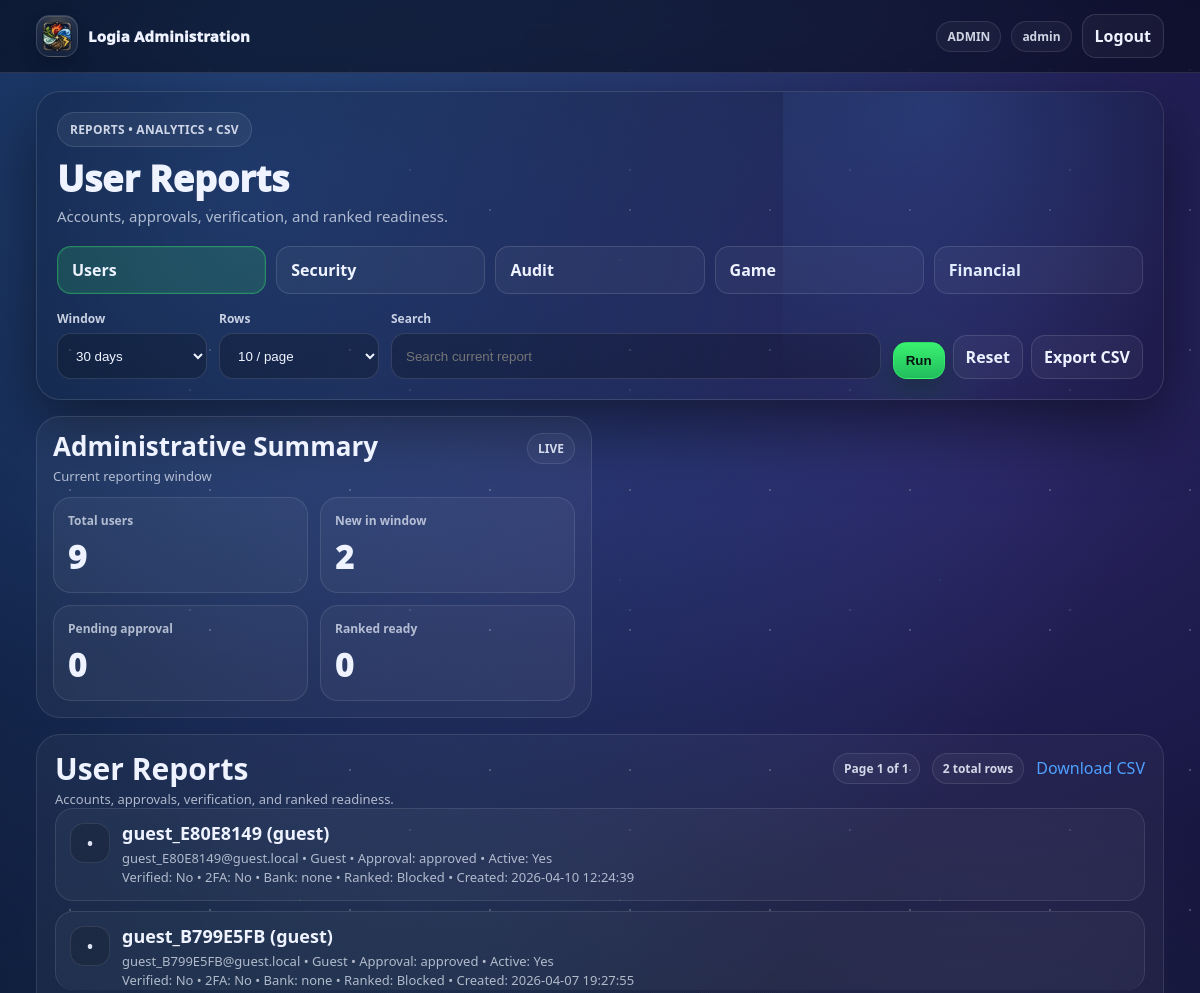
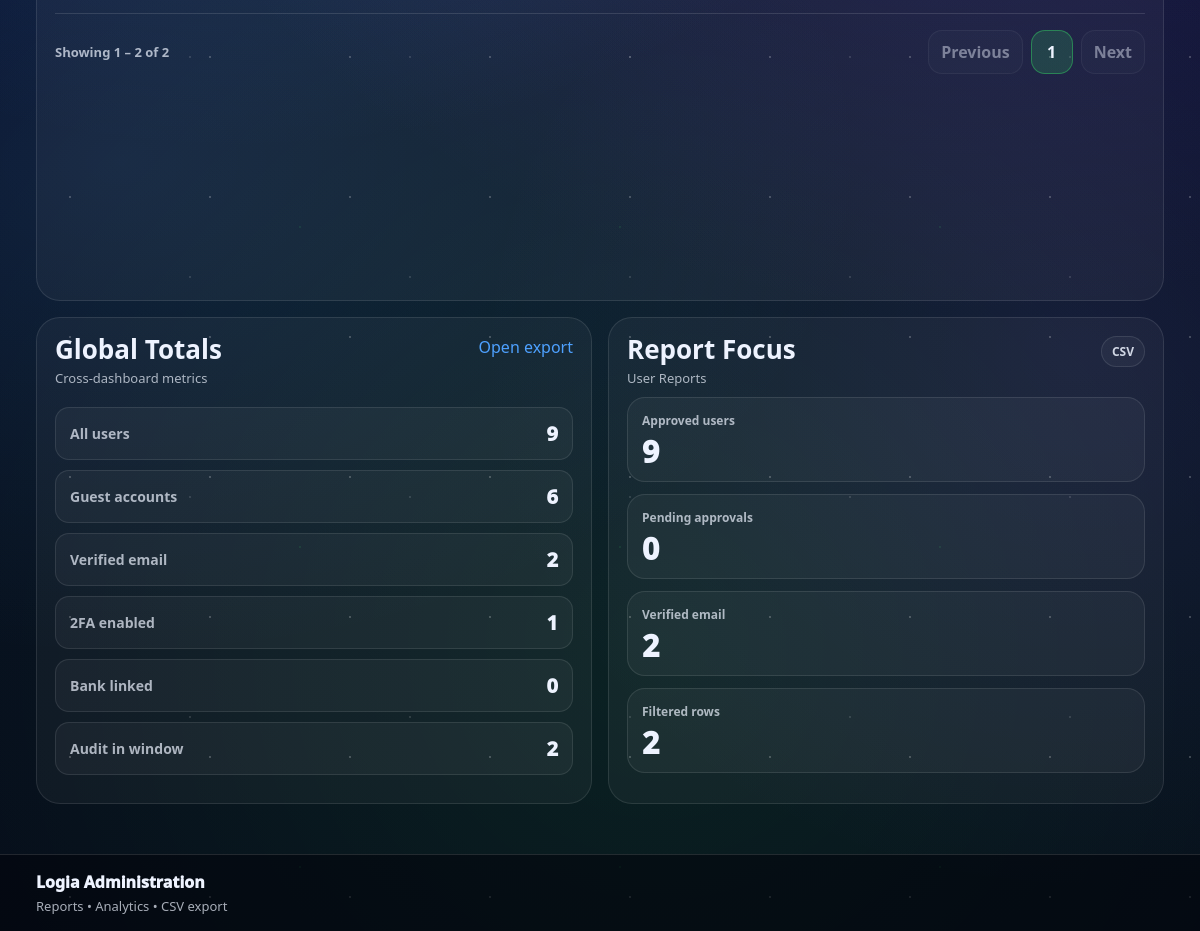
Page /admin/reports.php (signed in) on the earlier database version (2 pictures, top to bottom).
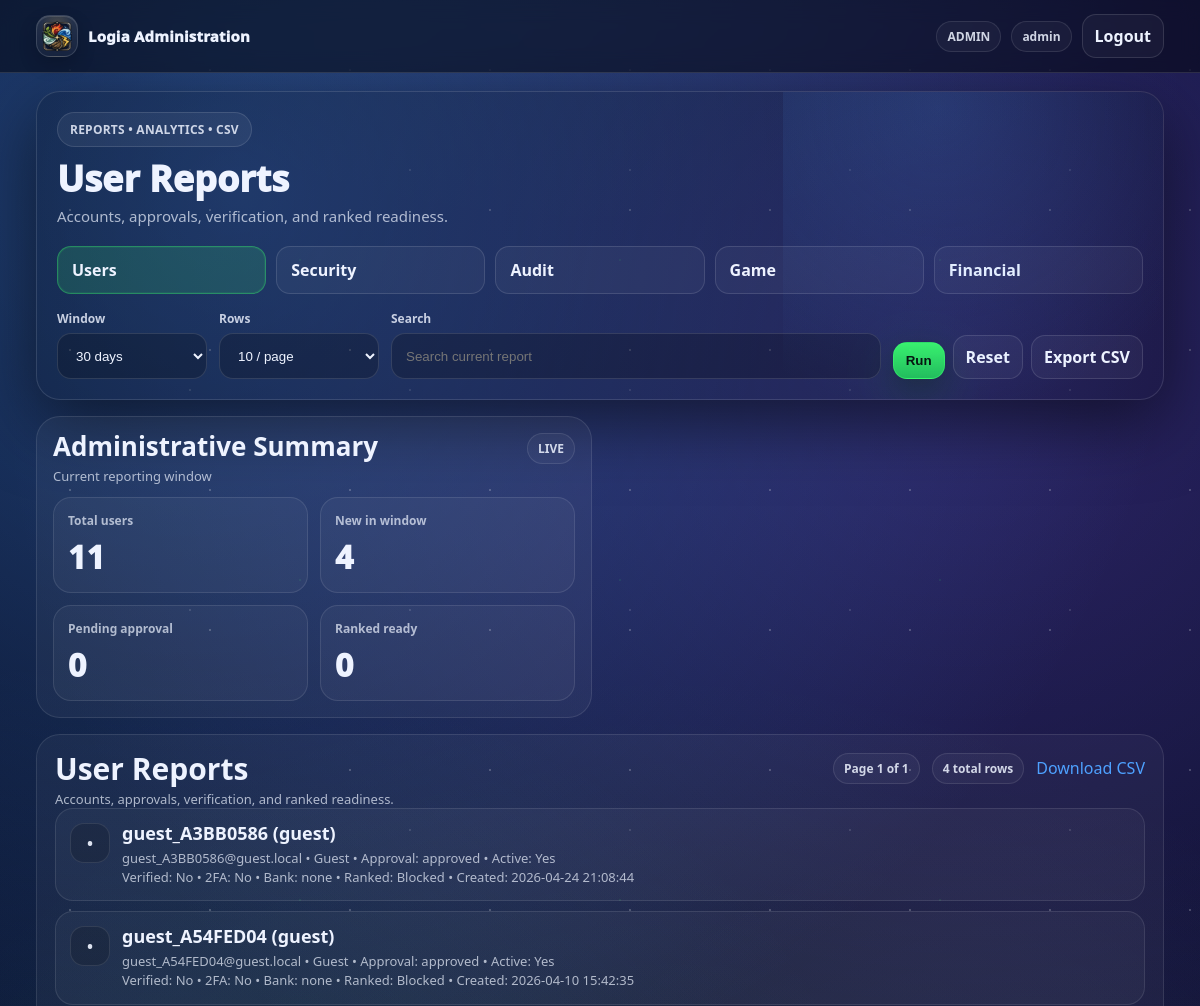
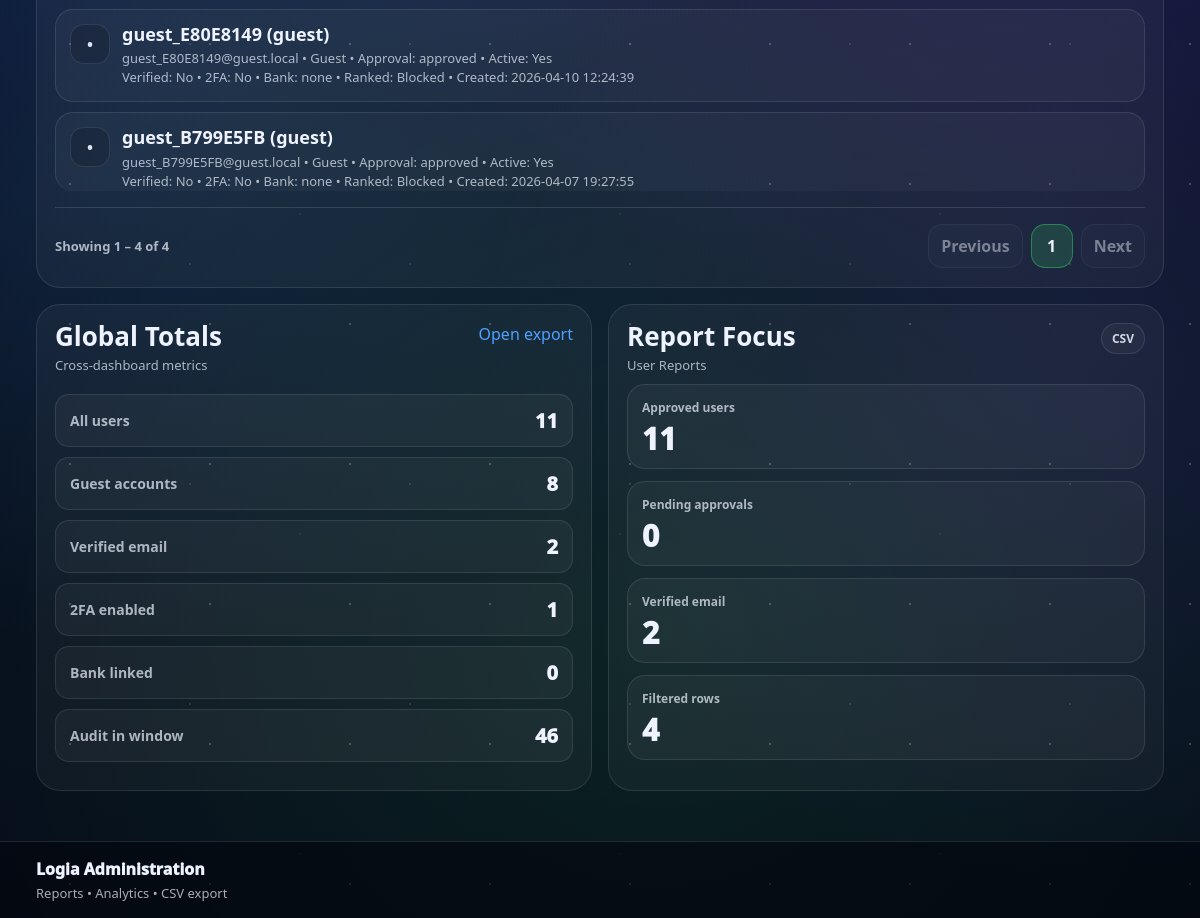
Same page on the later database version (2 pictures, top to bottom).
### tables this page shows
CREATE TABLE `users` (
  `id` bigint UNSIGNED NOT NULL,
  `username` varchar(32) NOT NULL,
  `email` varchar(255) NOT NULL,
  `password_hash` varchar(255) NOT NULL,
  `display_name` varchar(64) DEFAULT NULL,
  `email_verified_at` datetime DEFAULT NULL,
  `failed_login_attempts` int NOT NULL DEFAULT '0',
  `security_challenge_required` tinyint(1) NOT NULL DEFAULT '0',
  `last_failed_login_at` datetime DEFAULT NULL,
  `approval_status` enum('pending','approved','rejected') NOT NULL DEFAULT 'pending',
  `approved_by` bigint UNSIGNED DEFAULT NULL,
  `approved_at` datetime DEFAULT NULL,
  `rejected_reason` varchar(255) DEFAULT NULL,
  `is_active` tinyint(1) NOT NULL DEFAULT '1',
  `is_guest` tinyint(1) NOT NULL DEFAULT '0',
  `banned_until` datetime DEFAULT NULL,
  `bank_link_status` enum('none','pending','linked','failed') NOT NULL DEFAULT 'none',
  `bank_linked_at` datetime DEFAULT NULL,
  `appearance_mode` enum('default','dark','light') NOT NULL DEFAULT 'default',
  `last_login_at` datetime DEFAULT NULL,
  `created_at` datetime NOT NULL DEFAULT CURRENT_TIMESTAMP,
  `updated_at` datetime NOT NULL DEFAULT CURRENT_TIMESTAMP ON UPDATE CURRENT_TIMESTAMP,
  `level` int DEFAULT '1',
  `exp` int DEFAULT '0',
  `exp_to_next` int DEFAULT '100',
  `credits` int DEFAULT '0',
  `ranked_unlocked` tinyint(1) NOT NULL DEFAULT '0',
  `matches_played` int DEFAULT '0',
  `matches_won` int DEFAULT '0',
  `bio` text,
  `avatar_path` varchar(255) DEFAULT NULL,
  `favorite_deck` varchar(100) DEFAULT NULL,
  `tagline` varchar(120) DEFAULT NULL
);

### includes/helpers.php (called while the page is built, shortened)
<?php
function h($s): string {
  return htmlspecialchars((string)$s, ENT_QUOTES, 'UTF-8');
}
function base_path(): string {
  return '/cardgame';
}

### admin/reports.php (the view, shortened to what the changed rows need)
<?php
require_once __DIR__ . "/../includes/helpers.php";
require_once __DIR__ . "/../includes/auth.php";
$bp = base_path();
$type    = trim((string)($_GET['type'] ?? 'users'));
$q       = trim((string)($_GET['q'] ?? ''));
$action  = trim((string)($_GET['action'] ?? ''));
$days    = (int)($_GET['days'] ?? 30);
$page    = max(1, (int)($_GET['page'] ?? 1));
$perPage = (int)($_GET['per_page'] ?? 10);
function qv(mysqli $mysqli, string $sql): int {
  $res = $mysqli->query($sql);
  $row = $res ? $res->fetch_assoc() : null;
  return (int)($row['c'] ?? 0);
}
function bind_and_fetch(mysqli $mysqli, string $sql, string $types = '', array $params = []): array {
  $stmt = $mysqli->prepare($sql);
  if ($types !== '') {
    $stmt->bind_param($types, ...$params);
  }
  $stmt->execute();
  $rows = $stmt->get_result()->fetch_all(MYSQLI_ASSOC);
  return $rows;
}
function bind_and_count(mysqli $mysqli, string $sql, string $types = '', array $params = []): int {
  $stmt = $mysqli->prepare($sql);
  if ($types !== '') {
    $stmt->bind_param($types, ...$params);
  }
  $stmt->execute();
  $row = $stmt->get_result()->fetch_assoc();
  return (int)($row['c'] ?? 0);
}
function report_href(string $bp, string $type, int $days, string $q, string $action, int $page, int $perPage): string {
  $params = [
    'type' => $type,
    'days' => $days,
    'page' => max(1, $page),
    'per_page' => $perPage,
  ];
  return $bp . '/admin/reports.php?' . http_build_query($params);
}
$cutoffSql = "NOW() - INTERVAL {$days} DAY";
$totalUsers       = qv($mysqli, "SELECT COUNT(*) c FROM users");
$newUsers         = qv($mysqli, "SELECT COUNT(*) c FROM users WHERE created_at >= ({$cutoffSql})");
$guestUsers       = qv($mysqli, "SELECT COUNT(*) c FROM users WHERE is_guest = 1");
$approvedUsers    = qv($mysqli, "SELECT COUNT(*) c FROM users WHERE approval_status = 'approved'");
$pendingUsers     = qv($mysqli, "SELECT COUNT(*) c FROM users WHERE approval_status = 'pending'");
$verifiedUsers    = qv($mysqli, "SELECT COUNT(*) c FROM users WHERE email_verified_at IS NOT NULL");
$auditCount       = qv($mysqli, "SELECT COUNT(*) c FROM audit_logs WHERE created_at >= ({$cutoffSql})");
$rankedReadyCount = qv($mysqli, "
  SELECT COUNT(*) c
  FROM users u
  LEFT JOIN two_factor_secrets t ON t.user_id = u.id
  WHERE u.is_guest = 0
    AND u.is_active = 1
    AND u.approval_status = 'approved'
    AND u.email_verified_at IS NOT NULL
    AND u.bank_link_status = 'linked'
    AND COALESCE(t.is_enabled, 0) = 1
    AND (u.banned_until IS NULL OR u.banned_until <= NOW())
");
$headline  = 'User Reports';
$cards     = [];
if ($type === 'users') {
  $headline = 'User Reports';
  $baseSql = "
    FROM users u
    LEFT JOIN two_factor_secrets t ON t.user_id = u.id
    WHERE u.created_at >= (NOW() - INTERVAL ? DAY)
  ";
  $params = [$days];
  $types  = 'i';
  $selectSql = "
    SELECT
      u.id,
      u.username,
      u.display_name,
      u.email,
      u.approval_status,
      u.is_guest,
      u.is_active,
      u.email_verified_at,
      u.bank_link_status,
      u.last_login_at,
      u.created_at,
      COALESCE(t.is_enabled, 0) AS twofa_enabled,
      CASE
        WHEN u.is_guest = 0
         AND u.is_active = 1
         AND u.approval_status = 'approved'
         AND u.email_verified_at IS NOT NULL
         AND u.bank_link_status = 'linked'
         AND COALESCE(t.is_enabled, 0) = 1
         AND (u.banned_until IS NULL OR u.banned_until <= NOW())
        THEN 1 ELSE 0
      END AS ranked_ready
    {$baseSql}
  ";
  $orderSql = " ORDER BY u.created_at DESC";
  $cards = [
    ['label' => 'Total users',      'value' => $totalUsers],
    ['label' => 'New in window',    'value' => $newUsers],
    ['label' => 'Pending approval', 'value' => $pendingUsers],
    ['label' => 'Ranked ready',     'value' => $rankedReadyCount],
  ];
}
$totalRows = bind_and_count($mysqli, "SELECT COUNT(*) c {$baseSql}", $types, $params);
$totalPages = max(1, (int)ceil($totalRows / $perPage));
$page = min($page, $totalPages);
$offset = ($page - 1) * $perPage;
$reportRows = bind_and_fetch(
  $mysqli,
  $selectSql . $orderSql . " LIMIT ? OFFSET ?",
  $types . 'ii',
  array_merge($params, [$perPage, $offset])
);
$exportHref = $bp . '/admin/reports.php?' . http_build_query([
  'type'     => $type,
  'days'     => $days,
  'q'        => $q,
  'action'   => ($type === 'audit' ? $action : ''),
  'per_page' => $perPage,
  'export'   => 'csv',
]);
?>
<!doctype html>
<html lang="en">
<head>
  <link rel="stylesheet" href="<?= h($bp) ?>/assets/style.css"/>
  <link rel="stylesheet" href="<?= h($bp) ?>/assets/hub.css"/>
  <link rel="stylesheet" href="<?= h($bp) ?>/assets/adminstyle.css"/>
</head>
<body class="hub adminhub">
<main class="container admin-reports-page">
  <section class="reports-top">
    <article class="reports-hero card">
      <h1><?= h($headline) ?></h1>
    </article>
    <aside class="reports-summary">
      <div class="summary-card card-soft">
        <div class="statgrid">
          <?php foreach ($cards as $c): ?>
            <div class="stat">
              <div class="stat__label"><?= h($c['label']) ?></div>
              <div class="stat__value"><?= h((string)$c['value']) ?></div>
            </div>
          <?php endforeach; ?>
        </div>
      </div>
    </aside>
  </section>
  <section class="reports-main">
    <article class="panel panel-list card-soft">
      <div class="panel-head">
        <div>
          <h2><?= h($headline) ?></h2>
        </div>
        <div class="panel-tools">
          <span class="pill">
            Page <?= h((string)$page) ?> of <?= h((string)$totalPages) ?>
          </span>
          <span class="pill">
            <?= h((string)$totalRows) ?> total row<?= $totalRows === 1 ? '' : 's' ?>
          </span>
          <a href="<?= h($exportHref) ?>">Download CSV</a>
        </div>
      </div>
      <?php if (!$reportRows): ?>
        <div class="activity-item">
          <div class="activity-item__icon">•</div>
          <div>
            <div class="activity-item__title">No rows found</div>
            <div class="activity-item__meta">Try a wider date range or fewer filters.</div>
          </div>
        </div>
      <?php else: ?>
        <div class="activity-list">
          <?php foreach ($reportRows as $r): ?>
            <div class="activity-item">
              <div class="activity-item__icon">•</div>
              <div class="reports-row-body">
                <?php if ($type === 'users'): ?>
                  <div class="activity-item__title"><?= h((string)$r['username']) ?><?= ((int)$r['is_guest'] === 1) ? ' (guest)' : '' ?></div>
                  <div class="activity-item__meta">
                    <?= h((string)$r['email']) ?>
                    <?php if (!empty($r['display_name'])): ?> • <?= h((string)$r['display_name']) ?><?php endif; ?>
                    • Approval: <?= h((string)$r['approval_status']) ?>
                    • Active: <?= ((int)$r['is_active'] === 1) ? 'Yes' : 'No' ?>
                  </div>
                  <div class="activity-item__meta">
                    Verified: <?= !empty($r['email_verified_at']) ? 'Yes' : 'No' ?>
                    • 2FA: <?= ((int)$r['twofa_enabled'] === 1) ? 'Yes' : 'No' ?>
                    • Bank: <?= h((string)$r['bank_link_status']) ?>
                    • Ranked: <?= ((int)$r['ranked_ready'] === 1) ? 'Ready' : 'Blocked' ?>
                    • Created: <?= h((string)$r['created_at']) ?>
                  </div>
                <?php endif; ?>
              </div>
            </div>
          <?php endforeach; ?>
        </div>
      <?php endif; ?>
      <?php if ($totalRows > 0): ?>
        <div class="reports-pagination">
          <div class="reports-pagination__info">
            Showing
            <?= h((string)($offset + 1)) ?>
            –
            <?= h((string)min($offset + $perPage, $totalRows)) ?>
            of
            <?= h((string)$totalRows) ?>
          </div>
          <div class="reports-pagination__actions">
            <a
              class="btn btn-ghost <?= $page <= 1 ? 'is-disabled' : '' ?>"
              href="<?= h(report_href($bp, $type, $days, $q, $action, max(1, $page - 1), $perPage)) ?>"
            >
              Previous
            </a>
            <?php
              $startPage = max(1, $page - 2);
              $endPage = min($totalPages, $page + 2);
            ?>
            <?php for ($p = $startPage; $p <= $endPage; $p++): ?>
              <a
                class="btn btn-ghost <?= $p === $page ? 'is-active-page' : '' ?>"
                href="<?= h(report_href($bp, $type, $days, $q, $action, $p, $perPage)) ?>"
              >
                <?= h((string)$p) ?>
              </a>
            <?php endfor; ?>
            <a
              class="btn btn-ghost <?= $page >= $totalPages ? 'is-disabled' : '' ?>"
              href="<?= h(report_href($bp, $type, $days, $q, $action, min($totalPages, $page + 1), $perPage)) ?>"
            >
              Next
            </a>
          </div>
        </div>
      <?php endif; ?>
    </article>
    <aside class="reports-side">
      <div class="panel card-soft">
        <table class="micro-table">
          <tr><td>All users</td><td><?= h((string)$totalUsers) ?></td></tr>
          <tr><td>Guest accounts</td><td><?= h((string)$guestUsers) ?></td></tr>
          <tr><td>Audit in window</td><td><?= h((string)$auditCount) ?></td></tr>
        </table>
      </div>
      <div class="panel card-soft">
        <div class="stack">
          <?php if ($type === 'users'): ?>
            <div class="metric-card"><div class="metric-card__label">Approved users</div><div class="metric-card__value"><?= h((string)$approvedUsers) ?></div></div>
            <div class="metric-card"><div class="metric-card__label">Pending approvals</div><div class="metric-card__value"><?= h((string)$pendingUsers) ?></div></div>
            <div class="metric-card"><div class="metric-card__label">Verified email</div><div class="metric-card__value"><?= h((string)$verifiedUsers) ?></div></div>
            <div class="metric-card"><div class="metric-card__label">Filtered rows</div><div class="metric-card__value"><?= h((string)$totalRows) ?></div></div>
          <?php endif; ?>
        </div>
      </div>
    </aside>
  </section>
</main>
</body>
</html>

Differences in the rows shown:
added users: username "guest_A3BB0586", is_guest "(guest)", email "guest_A3BB0586@guest.local", display_name "Guest", approval_status "approved", is_active "Yes", shows "No", bank_link_status "none", created_at "2026-04-24 21:08:44"
added users: username "guest_A54FED04", is_guest "(guest)", email "guest_A54FED04@guest.local", display_name "Guest", approval_status "approved", is_active "Yes", shows "No", bank_link_status "none", created_at "2026-04-10 15:42:35"
Other differences:
$totalRows: "2" → "4"
min($offset + $perPage, $totalRows): "2" → "4"
$totalUsers: "9" → "11"
$guestUsers: "6" → "8"
$auditCount: "2" → "46"
$approvedUsers: "9" → "11"
new list line: "Total users 11"
new list line: "New in window 4"
list line gone: "Total users 9"
list line gone: "New in window 2"
